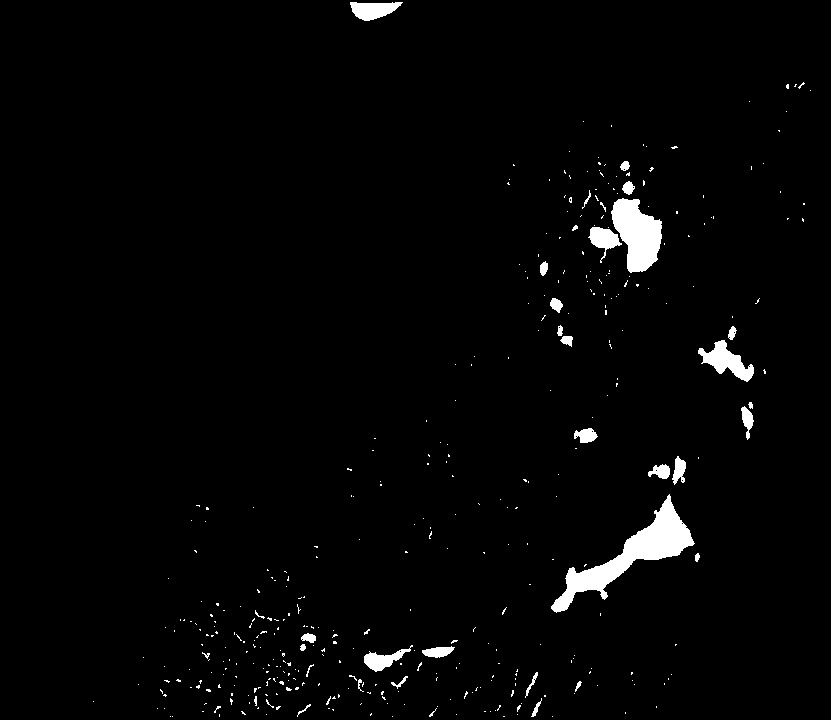
#> input picture 医院项目/2022.1-2022.6/二值化并筛选/erzhihua/33.jpg, 831 x 720 px; its folder holds only this picture in this run
$ python '2.统计占比.py'
#> lines starting #> are read from the running program, lines starting #| are printed output that depends on the picture; after the words box and inside, x2 and y2 are one past the last pixel; in counts of white or black regions, pixels touching at a corner belong together
#> further down, src is the input picture: shape (720, 831, 3); min 0, max 255, mean 5.6
import cv2
import os

output_dir = './erzhihua/'  # 二值化处理后存放的文件夹位置

def edge_demo(image):
    blurred = cv2.GaussianBlur(image, (3, 3), 0)  # 高斯模糊降噪
    gray = cv2.cvtColor(blurred, cv2.COLOR_BGR2GRAY)  # 灰度图
    edge_output = cv2.Canny(gray, 50, 150)  # 不求梯度也可以
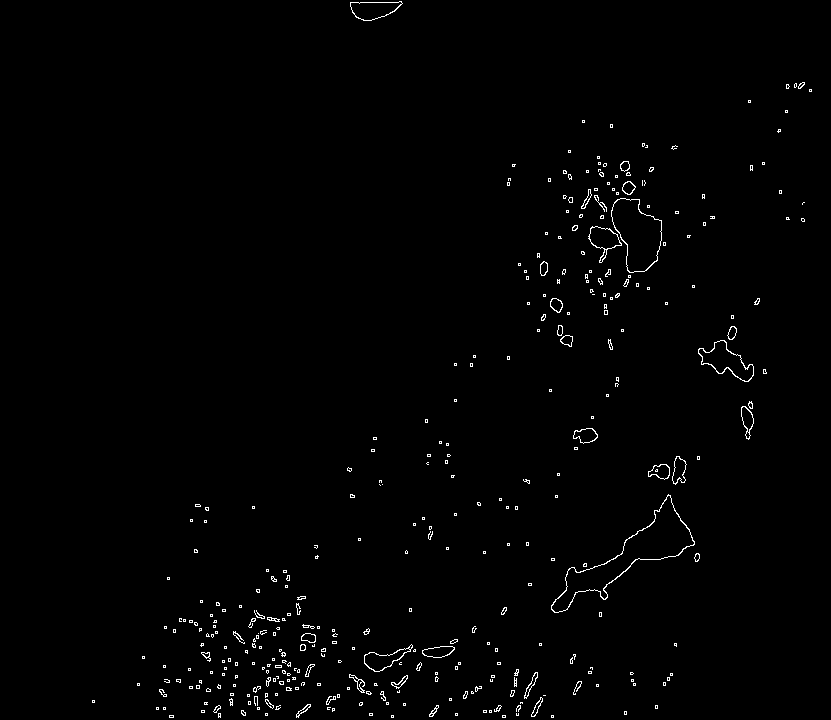
#> edge_output: shape (720, 831); 1.1% white in thin lines or dots, all inside (x1, y1, x2, y2) = (92, 1, 812, 718)
    return edge_output

def edge_area(image):
    contours, hierarchy = cv2.findContours(image, cv2.RETR_EXTERNAL, cv2.CHAIN_APPROX_SIMPLE)  # 轮廓发现
#> contours = 361 contours, 321 with area under 20; largest, box (x1, y1, x2, y2) and area: (551, 494, 695, 613) 4178, (611, 198, 662, 273) 2448, (698, 340, 754, 382) 1049, (350, 1, 403, 21) 674, (588, 226, 622, 263) 559
    dst = cv2.cvtColor(image, cv2.COLOR_GRAY2BGR)
    cv2.drawContours(dst, contours, -1, (0, 0, 255), 3)  # 画出轮廓
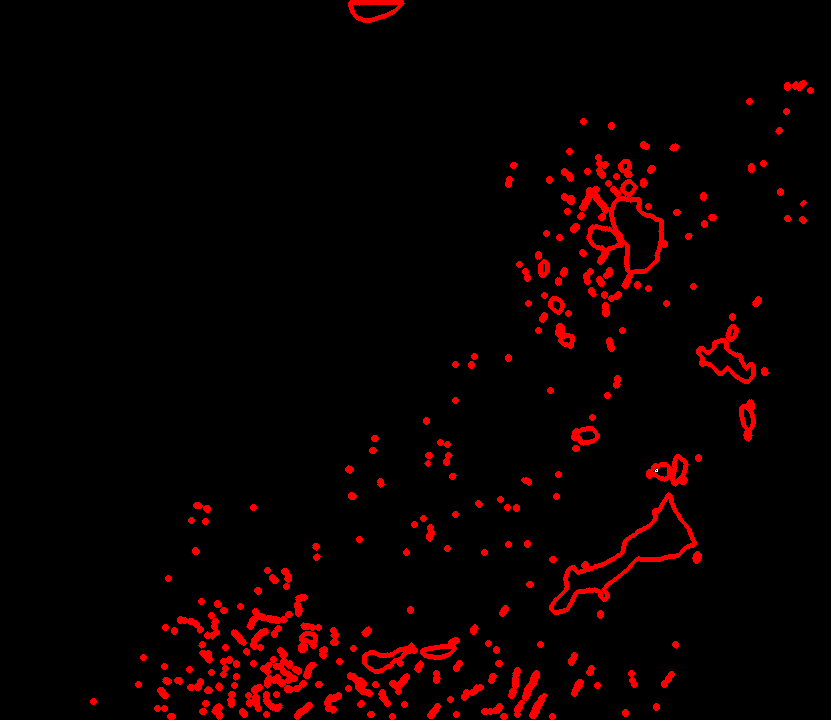
#> dst: shape (720, 831, 3); mean B, G, R 0, 0, 10.7
    area = 0
    for c in range(len(contours)):
        area += cv2.contourArea(contours[c])  # 面积
#> this loop made 361 passes
#> area on passes 4 to 6: 22, 23, 27
#> after the loop, area = 14077.5
    # cv2.putText(dst, "area/sum:" + str(area / image.size)*100, (50, 50), cv2.FONT_HERSHEY_SIMPLEX, .7, (255, 0, 0), 2)  # 显示
    # # cv2.imshow("t3", dst)
    # # cv2.waitKey(0)
    zhanbi = (area / image.size)*100
#> zhanbi = 2.35
    return zhanbi

filelist2 = os.listdir(output_dir)
filelist2.sort(key=lambda x: int(x.split('.')[0]))
i = 1
for i in range(0, len(filelist2)):
    path2 = os.path.join(output_dir, filelist2[i])
    src = cv2.imread(path2)
    edge_output = edge_demo(src)
    zhanbi = edge_area(edge_output)
#> zhanbi = 2.35

    file = open(r'zhanbi.txt', mode='a')  # 将空格写入txt文件中
    file.write(filelist2[i])
    file.write(' ')
    file.write(str(zhanbi))
    file.write(' ')
    file.write('\n')  # 将回车写入txt文件中
    file.close()

    print('统计占比中：' + str(i+1))

$ run again, on 医院项目/2022.1-2022.6/二值化并筛选/erzhihua/46.jpg
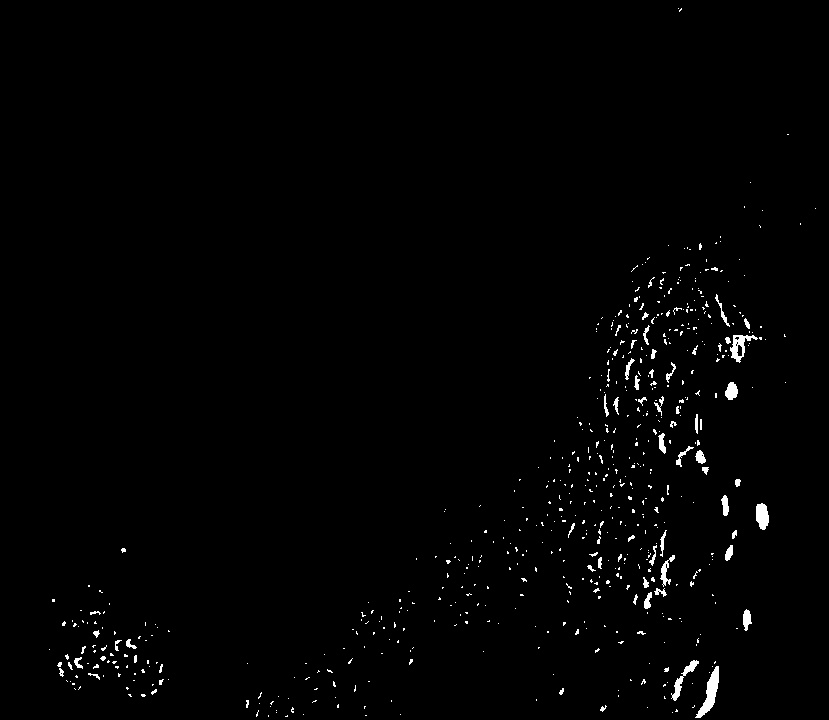
#> input picture 医院项目/2022.1-2022.6/二值化并筛选/erzhihua/46.jpg, 829 x 720 px
#> src is the input picture: shape (720, 829, 3); min 0, max 255, mean 2.9
#> in edge_demo, `edge_output = cv2.Canny(gray, 50, 150)`:
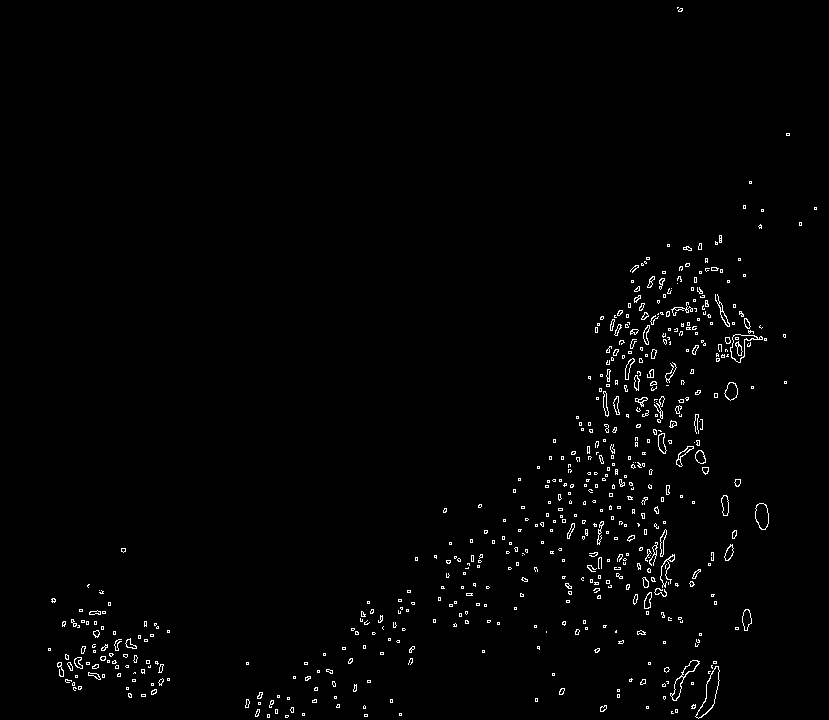
#> edge_output: shape (720, 829); 1.4% white in thin lines or dots
#> contours = 552 contours, 485 with area under 20; largest, box (x1, y1, x2, y2) and area: (695, 666, 720, 719) 468, (730, 334, 763, 363) 371, (670, 660, 700, 701) 280, (755, 503, 769, 530) 271, (724, 382, 738, 401) 166
#> in edge_area, `cv2.drawContours(dst, contours, -1, (0, 0, 255), 3)`:
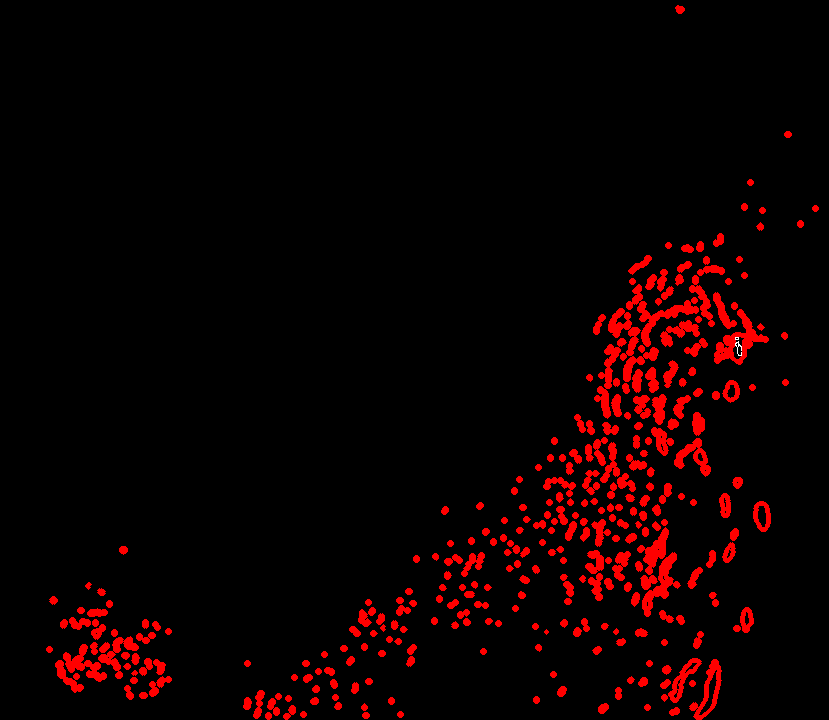
#> dst: shape (720, 829, 3); mean B, G, R 0, 0, 13.8
#> the loop in edge_area, `for c in range(len(contours)):` made 552 passes
#> area on passes 4 to 6: 21.5, 25.5, 26.5
#> after the loop in edge_area, `for c in range(len(contours)):`: area = 7041.5
#> in edge_area, `zhanbi = (area / image.size)*100`: zhanbi = 1.18

$ run again, on 医院项目/2022.1-2022.6/二值化并筛选/erzhihua/56.jpg
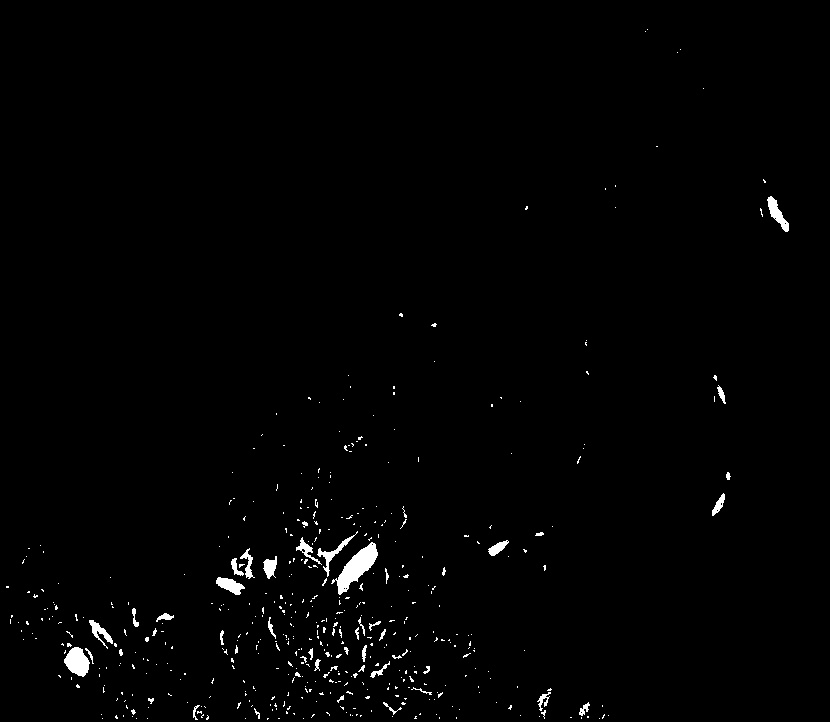
#> input picture 医院项目/2022.1-2022.6/二值化并筛选/erzhihua/56.jpg, 830 x 722 px
#> src is the input picture: shape (722, 830, 3); min 0, max 255, mean 2.9
#> in edge_demo, `edge_output = cv2.Canny(gray, 50, 150)`:
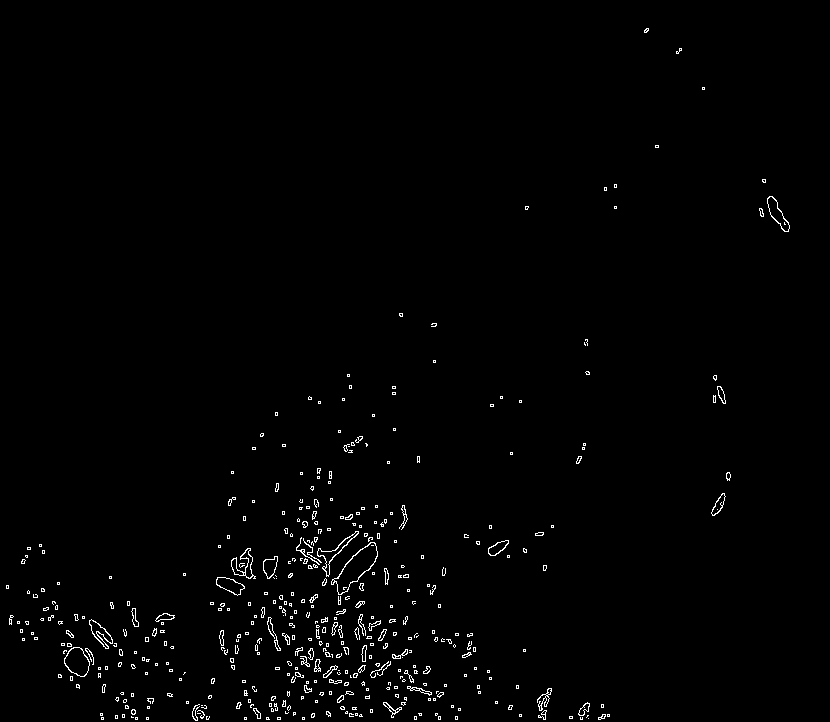
#> edge_output: shape (722, 830); 1.2% white in thin lines or dots
#> contours = 430 contours, 377 with area under 20; largest, box (x1, y1, x2, y2) and area: (331, 542, 378, 595) 981, (64, 647, 90, 677) 520, (767, 196, 790, 232) 325, (317, 531, 359, 577) 324, (216, 577, 245, 596) 288
#> in edge_area, `cv2.drawContours(dst, contours, -1, (0, 0, 255), 3)`:
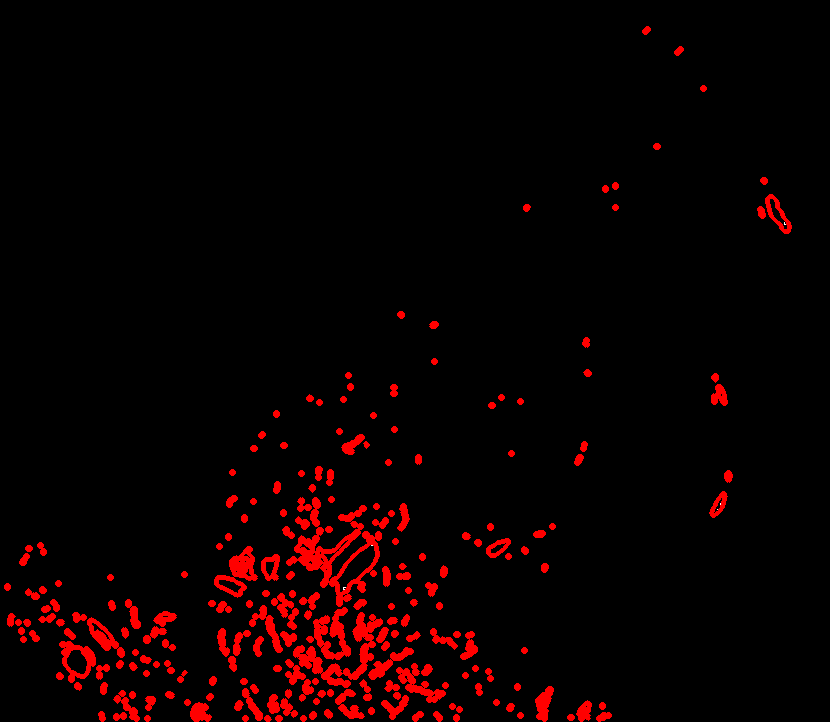
#> dst: shape (722, 830, 3); mean B, G, R 0, 0, 11.6
#> the loop in edge_area, `for c in range(len(contours)):` made 430 passes
#> area on passes 7 to 9: 23.5, 27.5, 31.5
#> after the loop in edge_area, `for c in range(len(contours)):`: area = 7397
#> in edge_area, `zhanbi = (area / image.size)*100`: zhanbi = 1.23

$ run again, on 医院项目/2022.1-2022.6/二值化并筛选/erzhihua/58.jpg
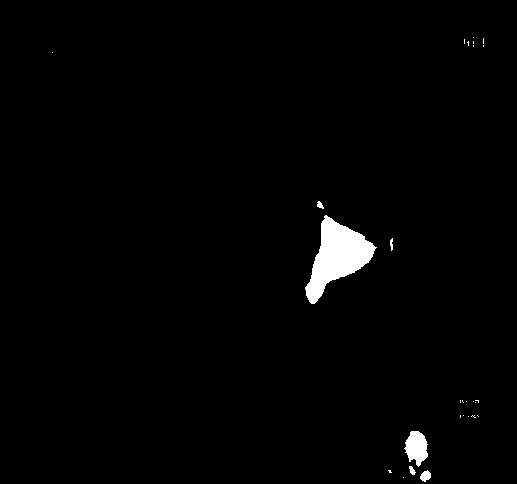
#> input picture 医院项目/2022.1-2022.6/二值化并筛选/erzhihua/58.jpg, 517 x 484 px
#> src is the input picture: shape (484, 517, 3); min 0, max 255, mean 3.9
#> in edge_demo, `edge_output = cv2.Canny(gray, 50, 150)`:
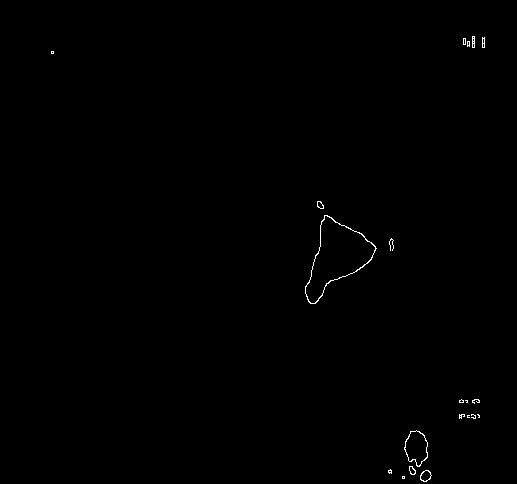
#> edge_output: shape (484, 517); 0.28% white in thin lines or dots, all inside (x1, y1, x2, y2) = (51, 36, 485, 482)
#> contours = 20 contours, 14 with area under 20; largest, box (x1, y1, x2, y2) and area: (305, 215, 377, 304) 3013, (404, 430, 428, 467) 580, (420, 470, 432, 482) 90, (409, 466, 416, 475) 36, (317, 201, 324, 209) 32, (472, 36, 475, 48) 22
#> in edge_area, `cv2.drawContours(dst, contours, -1, (0, 0, 255), 3)`:
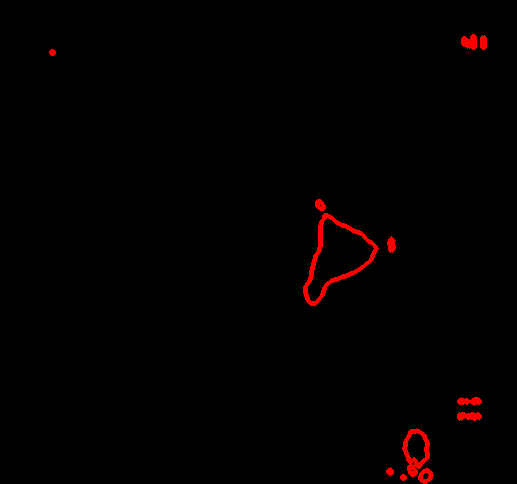
#> dst: shape (484, 517, 3); mean B, G, R 0, 0, 2.8
#> the loop in edge_area, `for c in range(len(contours)):` made 20 passes
#> area on passes 2 to 9: 93.5, 102, 138, 718, 719, 721, 723.5, 731
#> after the loop in edge_area, `for c in range(len(contours)):`: area = 3858.5
#> in edge_area, `zhanbi = (area / image.size)*100`: zhanbi = 1.54

$ run again, on 医院项目/2022.1-2022.6/二值化并筛选/erzhihua/34.jpg
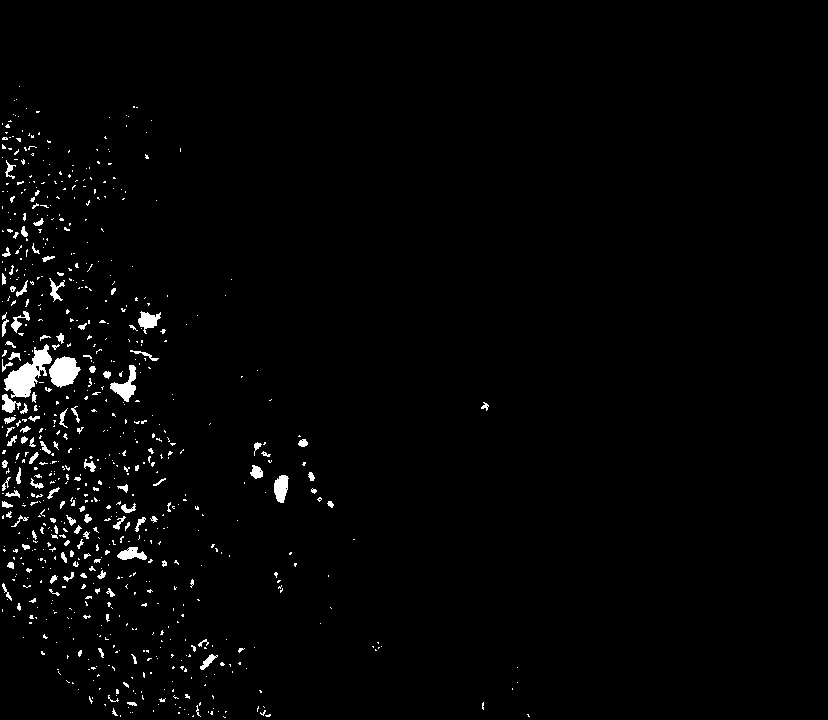
#> input picture 医院项目/2022.1-2022.6/二值化并筛选/erzhihua/34.jpg, 828 x 720 px
#> src is the input picture: shape (720, 828, 3); min 0, max 255, mean 4.7
#> in edge_demo, `edge_output = cv2.Canny(gray, 50, 150)`:
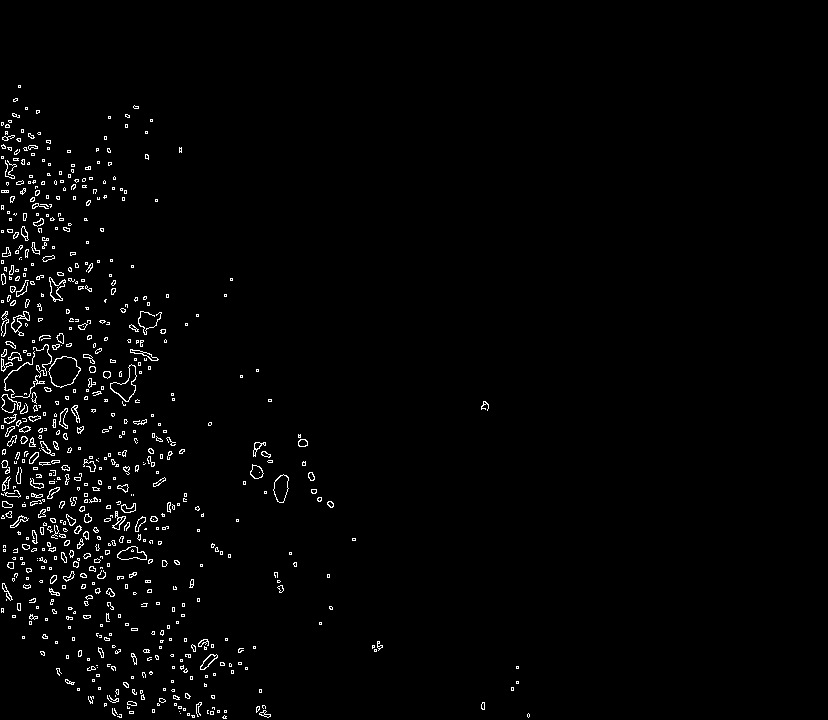
#> edge_output: shape (720, 828); 1.8% white in thin lines or dots, all inside (x1, y1, x2, y2) = (1, 85, 530, 719)
#> contours = 649 contours, 544 with area under 20; largest, box (x1, y1, x2, y2) and area: (48, 356, 81, 388) 688, (110, 364, 137, 402) 418, (273, 474, 289, 503) 298, (117, 546, 147, 560) 250, (49, 277, 66, 302) 172
#> in edge_area, `cv2.drawContours(dst, contours, -1, (0, 0, 255), 3)`:
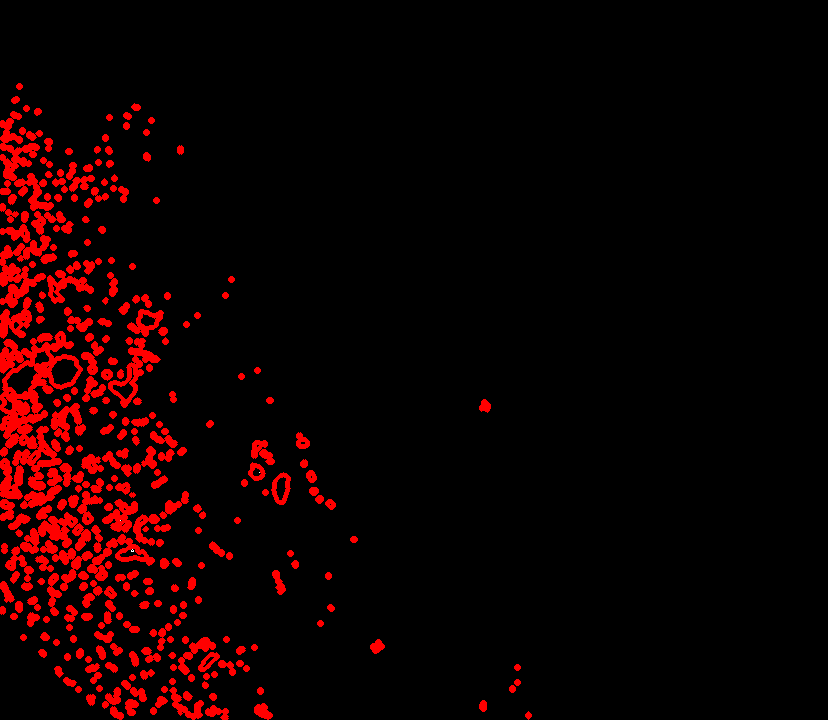
#> dst: shape (720, 828, 3); mean B, G, R 0, 0, 17.7
#> the loop in edge_area, `for c in range(len(contours)):` made 649 passes
#> area on passes 5 to 7: 23.5, 23.5, 32.5
#> after the loop in edge_area, `for c in range(len(contours)):`: area = 9449.5
#> in edge_area, `zhanbi = (area / image.size)*100`: zhanbi = 1.59
